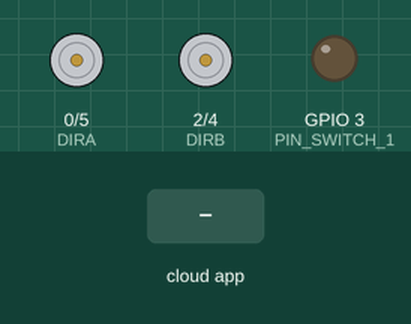
Recording of a sketch running on a simulated ESP8266 (NodeMCU). Shown: direction and speed pins drawn as motors (green arrow = direction pin HIGH = forward, orange = LOW = backward, longer = more drive), output pins drawn as LEDs (lit = HIGH). Inputs (shaded band) come from the test bench. The RemoteXY app is connected; what the sketch prints to the serial monitor is not drawn.

Above: at 1.2 s.
1.3 s: the phone or cloud app sets slider_dx to -100
At 2.4 s:
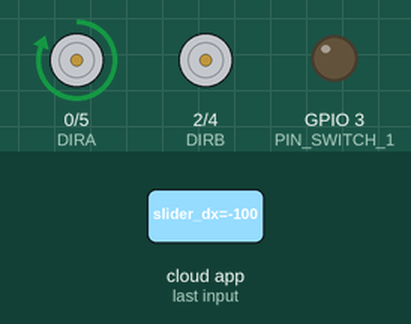
2.8 s: the phone or cloud app sets slider_sx to -100
At 3.5 s:
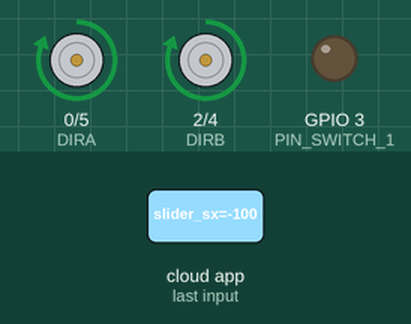
4.3 s: the phone or cloud app sets switch_1 to 1
At 4.7 s:
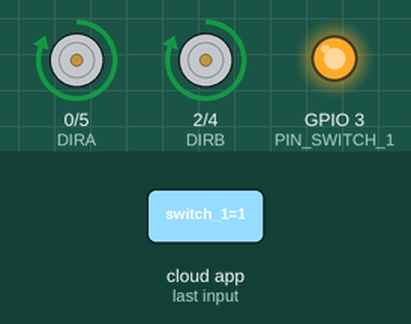
5.8 s: the phone or cloud app sets slider_sx to 0
At 7.0 s:
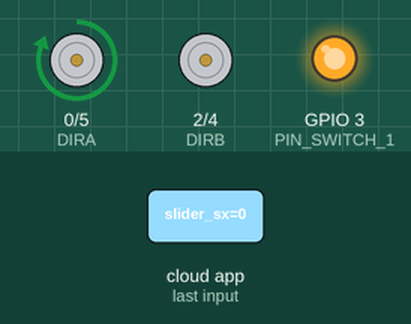
7.3 s: the phone or cloud app sets slider_dx to 0
At 8.2 s:
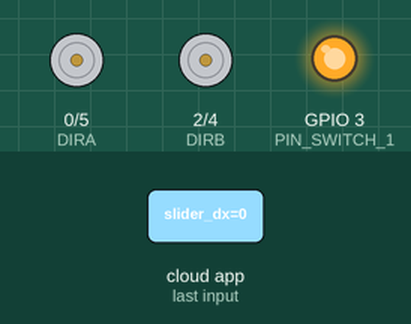
8.8 s: the phone or cloud app sets slider_dx to 100
At 9.3 s:
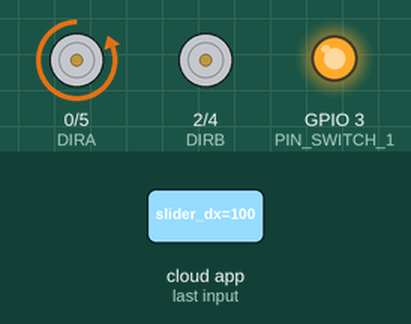
Timing chart, 0 to 11.3 s (numbered marks = the images above; inputs shaded):
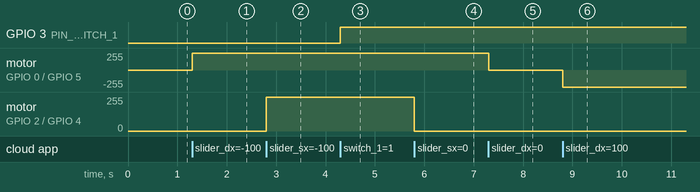

The sketch:

RobottinoREmotexy.ino
```cpp
// (licence header left out)
//////////////////////////////////////////////
//        RemoteXY include library          //
//////////////////////////////////////////////

// RemoteXY select connection mode and include library
#define REMOTEXY_MODE__ESP8266WIFI_LIB_POINT
#include <ESP8266WiFi.h>

#include <RemoteXY.h>

// RemoteXY connection settings
#define REMOTEXY_WIFI_SSID "TANKO"
#define REMOTEXY_WIFI_PASSWORD "12345678"
#define REMOTEXY_SERVER_PORT 6377


// RemoteXY configurate
#pragma pack(push, 1)
uint8_t RemoteXY_CONF[] =
  { 255,3,0,0,0,36,0,8,30,0,
  4,48,13,2,13,60,25,34,4,48,
  74,2,13,59,24,34,2,0,41,47,
  18,8,34,26,31,31,79,78,0,79,
  70,70,0 };

// this structure defines all the variables of your control interface
struct {

    // input variable
  int8_t slider_sx; // =-100..100 slider position
  int8_t slider_dx; // =-100..100 slider position
  uint8_t switch_1; // =1 if switch ON and =0 if OFF

    // other variable
  uint8_t connect_flag;  // =1 if wire connected, else =0

} RemoteXY;
#pragma pack(pop)

/////////////////////////////////////////////
//           END RemoteXY include          //
/////////////////////////////////////////////

#define PIN_SWITCH_1 3
#define DIRA 0
#define PWMA 5
#define DIRB 2
#define PWMB 4


void setup()
{
  RemoteXY_Init ();
  Serial.begin(115200);
  pinMode (PIN_SWITCH_1, OUTPUT);
  pinMode (DIRA, OUTPUT);
  pinMode (PWMA, OUTPUT);
  pinMode (DIRB, OUTPUT);
  pinMode (PWMB, OUTPUT);

  // TODO you setup code

}

void loop()
{
  RemoteXY_Handler ();

  digitalWrite(PIN_SWITCH_1, (RemoteXY.switch_1==0)?LOW:HIGH);


  if(RemoteXY.slider_dx<0){
    digitalWrite(DIRA,1);}
    else{
      digitalWrite(DIRA,0);}
  if(RemoteXY.slider_sx<0){
    digitalWrite(DIRB,1);}
    else{
      digitalWrite(DIRB,0);}


  analogWrite(PWMA, abs(RemoteXY.slider_dx)*10);
  Serial.println(-abs(RemoteXY.slider_dx)*10);
  analogWrite(PWMB, abs(RemoteXY.slider_sx)*10);
  Serial.print("slider: ");
  //Serial.println(abs(RemoteXY.slider_dx)/2);

}
```

Measured:
- after the input at 1.3 s, motor on GPIO 0 (DIRA) / GPIO 5 (PWMA): stopped → forward 255/255 at once
- after the input at 2.8 s, motor on GPIO 2 (DIRB) / GPIO 4 (PWMB): stopped → forward 255/255 at once
- after the input at 4.3 s, GPIO 3 (PIN_SWITCH_1): LOW → HIGH at once
- after the input at 5.8 s, motor on GPIO 2 (DIRB) / GPIO 4 (PWMB): forward 255/255 → stopped at once
- after the input at 7.3 s, motor on GPIO 0 (DIRA) / GPIO 5 (PWMA): forward 255/255 → stopped at once
- after the input at 8.8 s, motor on GPIO 0 (DIRA) / GPIO 5 (PWMA): stopped → backward 255/255 at once
